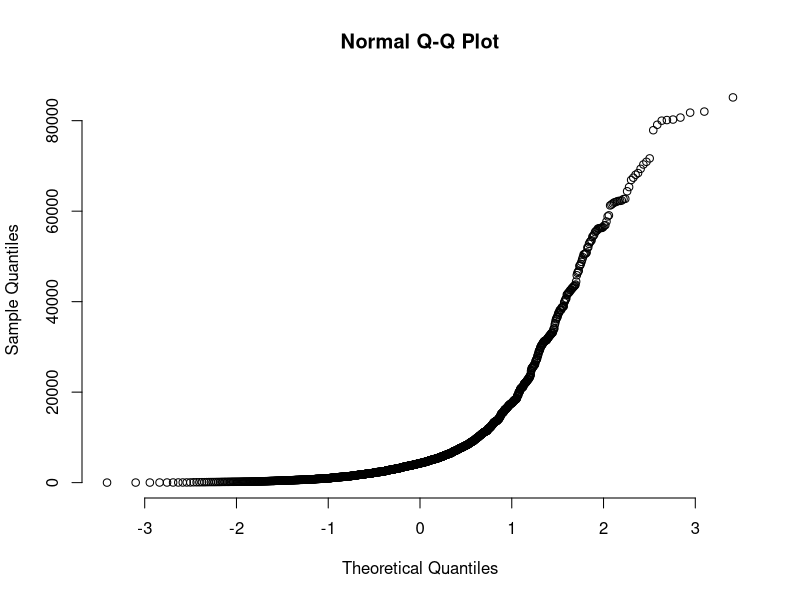
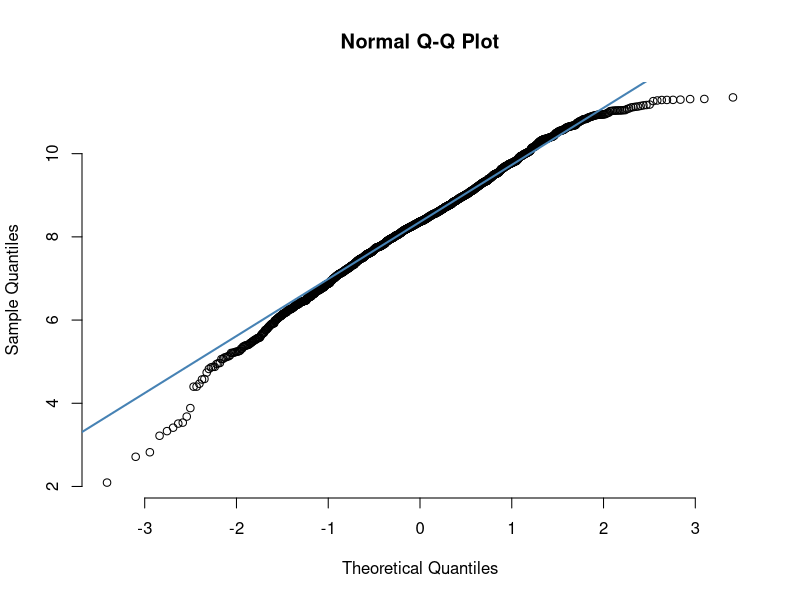
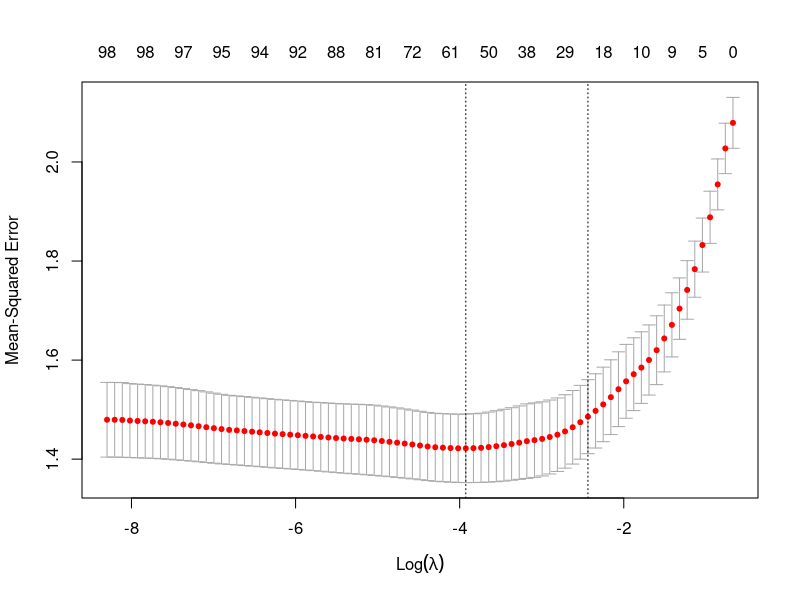

Write the R code that produced these figures, in order. (Note: this script raises an error after producing the figures.)
library(dplyr)
library(ggplot2)
library(glmnet)
X_train = read.csv("X_train.csv")
X_test = read.csv("X_test.csv")
y_train = read.csv("y_train.csv", header=FALSE)
colnames(y_train) = c("post_total_cost")
y_test = read.csv("y_test.csv", header=FALSE)
colnames(y_test) = c("post_total_cost")
X = rbind(X_train, X_test)
y = rbind(y_train, y_test)
colnames(y) = c('post_total_cost')

#Check normality of target variable
qqnorm(y_train$post_total_cost, pch = 1, frame = FALSE)

#normality condition is violated. Transform the data
qqnorm(log(y_train$post_total_cost), pch = 1, frame = FALSE)
qqline(log(y_train$post_total_cost), col = "steelblue", lwd = 2)


#Fit the lasso model to the data
grid = 10^seq(10,-2,length=100)

#X_train = cbind(X_train, y_train)
#colnames(X_train)
#any(is.na(X_train))

X_tr = model.matrix( ~ ., X_train)

lasso.mod = glmnet(X_tr, as.matrix(log(y_train)), alpha=1, lambda = grid)

set.seed(1)
cv.out = cv.glmnet(X_tr, as.matrix(log(y_train)), alpha=1 )
plot(cv.out)

#
#X_test = cbind(X_test, y_test)
X_ts = model.matrix( ~ ., X_test)

(bestlam = cv.out$lambda.min)

lasso.pred = predict(lasso.mod, s = bestlam, newx = X_ts)
mean((lasso.pred-y_test$post_total_cost)^2)


#X = cbind(X, y) 
X_ = model.matrix( ~ ., X)

out = glmnet(X_,as.matrix(log(y)),alpha=1, lambda = grid)
lasso.coef = predict(out, type="coefficients", s=bestlam)
features = lasso.coef

features = data.frame(name = features@Dimnames[[1]][features@i + 1], coefficient = features@x)

##Go through each row and determine if a value is zero
row_sub = apply(features, 1, function(row) all(row !=0 ))
##Subset coefficient names to get selected features for linear regression model
selected_features = features[row_sub,]$name
model_coef = features[row_sub,]$coefficient


##########################################################
#FEATURE SELETION FOR CLASSIFICATION - HYPOTHESIS TESTING
##########################################################

cat_names = read.csv("cat_names.csv", header=TRUE)
cont_names = read.csv("cont_names.csv", header=TRUE)

categorical <- as.character(unlist(cat_names[1,]))
categorical

continuous <- as.character(unlist(cont_names[1,]))
continuous

d2 = read.csv("projectTrain.csv")

#Subset for diabetic patients only

d2 = d2[d2$drug_class == '*ANTIDIABETICS*',]



getChi <- function(var, d){
  ##Return the chi-test hypothesis result
  #
  #Parameters: 
  #d: Dataframe containing cont and cat data
  #var: The column that we'll be doing chi-test on
  #
  #Returns: A list containing the var name and the pvalue
  t = d%>%
    select('pdc_80_flag', toString(var)) %>%
    table() %>%
    chisq.test()
  return(list(var , t$p.value))
}



chi_results = lapply(categorical, getChi, d2)
chi_results

chi_df = as.data.frame(matrix(unlist(chi_results), nrow = length(unlist(chi_results[1]))))
chi_df = t(chi_df)
colnames(chi_df) = c("var", "pval")
chi_df = as.data.frame(chi_df)

chi_df$var = as.character(chi_df$var)
chi_df$pval = as.numeric(as.character(chi_df$pval))

#Selected Categorical features for classification
selected_cat_features = chi_df[(chi_df$pval < 0.05),]
dim(selected_cat_features)

###################################################################
#USE THESE FEATURES FOR KNN, NAIVE BAYES AND LOGISTIC REGRESSION
###################################################################

#Selected features for logistic regression
selected_features2 = chi_df[(chi_df$pval < 0.05),]$var
selected_features2

selected_features2 = as.array(selected_features2) 

#### THESE ARE THE FEATURES TO USE FOR CLASSIFICATION
selected_features2



#Separate the categorical and cont data
x_cats = d2[,which(colnames(d2) %in% selected_features2)]
x_cont = d2[,which(colnames(d2) %in% continuous)]
pdc_80_flag = d2$pdc_80_flag

#Factorize categoricals
x_factors = model.matrix(pdc_80_flag ~ ., data=x_cats)[,-1]
dim(x_factors)

library(car)



#Get continuous features through hypothesis testing
getCont <- function(var, data){
   flag1 = data[data$pdc_80_flag == 1,]
   flag0 = data[data$pdc_80_flag == 0,]
   temp = as.data.frame(data[var])
   colnames(temp) = c("val")
   #Check for normality when pdc_80_flag is 1 and 0
   n1 = shapiro.test(flag1[,c(var)])
   n0 = shapiro.test(flag0[,c(var)])
   
   #If normality exists 
   if((n1$p.value > 0.05) & (n0$p.value > 0.05)){
     
     #Check for equal variance
     levene_ = leveneTest(temp$val ~ as.factor(data$pdc_80_flag))
     if(levene_$`Pr(>F)`[1] < 0.05){
       res = t.test(temp$val ~ data$pdc_80_flag, mu = 0, alternative = 'two.sided', conf = 0.95, var.eq = TRUE)
     }else{

       res = t.test(temp$val ~ data$pdc_80_flag, mu = 0, alternative = 'two.sided', conf = 0.95, var.eq = FALSE)
     }
     
   #If normality test doesnt pass then check medians
   }else{
     
     #Used for median comparison. Use if data is skewed
     res = wilcox.test(temp$val ~ data$pdc_80_flag, conf.int = T)
     
   }
  return(list(var, res$p.value))

}

test_stats_res = lapply(continuous, getCont, d2)


test_res = as.data.frame(matrix(unlist(test_stats_res), nrow = length(unlist(test_stats_res[1]))))
test_res = t(test_res)
colnames(test_res) = c("var", "pval")
test_res = as.data.frame(test_res)

test_res$var = as.character(test_res$var)
test_res$pval = as.numeric(as.character(test_res$pval))

selected_cont_features = test_res[(test_res$pval < 0.05),]
dim(selected_cont_features)
selected_cont_features






#x_ = as.matrix(data.frame(x_cont, x_factors))
#dim(x_)

#glmmod = glmnet(x_, y=as.factor(pdc_80_flag), alpha=1, family = "binomial")

#plot(glmmod, xvar = "lambda")

#glmmod

#coef(glmmod)[,10]

